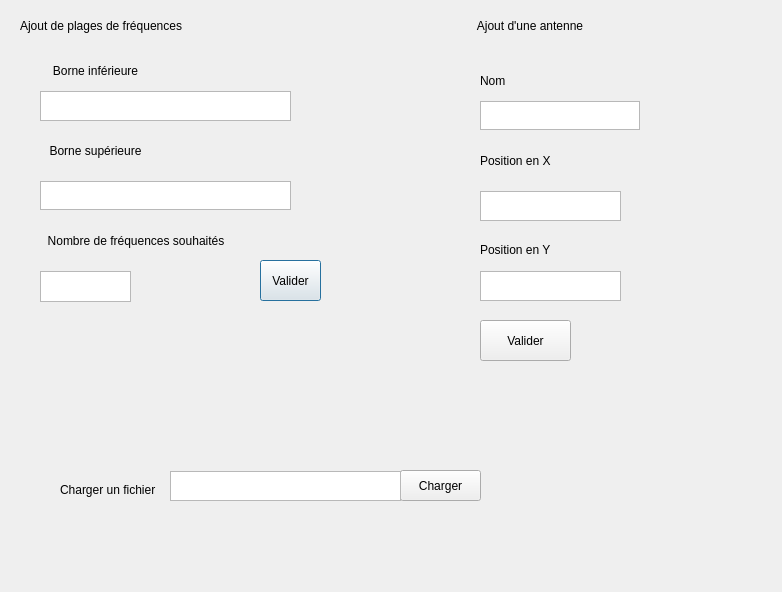
<?xml version="1.0" encoding="UTF-8"?>
<ui version="4.0">
 <class>AjoutFre</class>
 <widget class="QDialog" name="AjoutFre">
  <property name="geometry">
   <rect>
    <x>0</x>
    <y>0</y>
    <width>782</width>
    <height>592</height>
   </rect>
  </property>
  <property name="windowTitle">
   <string>Dialog</string>
  </property>
  <widget class="QWidget" name="verticalLayoutWidget">
   <property name="geometry">
    <rect>
     <x>20</x>
     <y>10</y>
     <width>204</width>
     <height>31</height>
    </rect>
   </property>
   <layout class="QVBoxLayout" name="verticalLayout">
    <item>
     <widget class="QLabel" name="label">
      <property name="text">
       <string>Ajout de plages de fréquences</string>
      </property>
     </widget>
    </item>
   </layout>
  </widget>
  <widget class="QWidget" name="verticalLayoutWidget_2">
   <property name="geometry">
    <rect>
     <x>40</x>
     <y>60</y>
     <width>111</width>
     <height>22</height>
    </rect>
   </property>
   <layout class="QVBoxLayout" name="verticalLayout_2">
    <item>
     <widget class="QLabel" name="label_2">
      <property name="text">
       <string>Borne inférieure</string>
      </property>
      <property name="alignment">
       <set>Qt::AlignCenter</set>
      </property>
     </widget>
    </item>
   </layout>
  </widget>
  <widget class="QWidget" name="verticalLayoutWidget_3">
   <property name="geometry">
    <rect>
     <x>40</x>
     <y>90</y>
     <width>251</width>
     <height>33</height>
    </rect>
   </property>
   <layout class="QVBoxLayout" name="verticalLayout_3">
    <property name="spacing">
     <number>3</number>
    </property>
    <item>
     <widget class="QTextEdit" name="plage1">
      <property name="maximumSize">
       <size>
        <width>16777215</width>
        <height>30</height>
       </size>
      </property>
      <property name="styleSheet">
       <string notr="true">QTextEdit::indicator{
	width:90px;
	height: 50px;

}</string>
      </property>
     </widget>
    </item>
   </layout>
  </widget>
  <widget class="QWidget" name="verticalLayoutWidget_4">
   <property name="geometry">
    <rect>
     <x>40</x>
     <y>140</y>
     <width>111</width>
     <height>22</height>
    </rect>
   </property>
   <layout class="QVBoxLayout" name="verticalLayout_4">
    <item>
     <widget class="QLabel" name="label_3">
      <property name="text">
       <string>Borne supérieure</string>
      </property>
      <property name="alignment">
       <set>Qt::AlignCenter</set>
      </property>
     </widget>
    </item>
   </layout>
  </widget>
  <widget class="QWidget" name="verticalLayoutWidget_5">
   <property name="geometry">
    <rect>
     <x>40</x>
     <y>180</y>
     <width>251</width>
     <height>32</height>
    </rect>
   </property>
   <layout class="QVBoxLayout" name="verticalLayout_5">
    <property name="spacing">
     <number>3</number>
    </property>
    <item>
     <widget class="QTextEdit" name="plage2">
      <property name="maximumSize">
       <size>
        <width>16777215</width>
        <height>29</height>
       </size>
      </property>
      <property name="styleSheet">
       <string notr="true">QTextEdit::indicator{
	width:90px;
	height: 50px;

}</string>
      </property>
     </widget>
    </item>
   </layout>
  </widget>
  <widget class="QPushButton" name="submitPlages">
   <property name="geometry">
    <rect>
     <x>260</x>
     <y>260</y>
     <width>61</width>
     <height>41</height>
    </rect>
   </property>
   <property name="text">
    <string>Valider</string>
   </property>
  </widget>
  <widget class="QWidget" name="verticalLayoutWidget_6">
   <property name="geometry">
    <rect>
     <x>40</x>
     <y>230</y>
     <width>192</width>
     <height>22</height>
    </rect>
   </property>
   <layout class="QVBoxLayout" name="verticalLayout_6">
    <item>
     <widget class="QLabel" name="label_4">
      <property name="text">
       <string>Nombre de fréquences souhaités</string>
      </property>
      <property name="alignment">
       <set>Qt::AlignCenter</set>
      </property>
     </widget>
    </item>
   </layout>
  </widget>
  <widget class="QWidget" name="verticalLayoutWidget_7">
   <property name="geometry">
    <rect>
     <x>40</x>
     <y>270</y>
     <width>91</width>
     <height>33</height>
    </rect>
   </property>
   <layout class="QVBoxLayout" name="verticalLayout_7">
    <property name="spacing">
     <number>3</number>
    </property>
    <item>
     <widget class="QTextEdit" name="nb_plages">
      <property name="maximumSize">
       <size>
        <width>16777215</width>
        <height>31</height>
       </size>
      </property>
      <property name="styleSheet">
       <string notr="true">QTextEdit::indicator{
	width:90px;
	height: 50px;

}</string>
      </property>
     </widget>
    </item>
   </layout>
  </widget>
  <widget class="QWidget" name="verticalLayoutWidget_11">
   <property name="geometry">
    <rect>
     <x>450</x>
     <y>10</y>
     <width>160</width>
     <height>31</height>
    </rect>
   </property>
   <layout class="QVBoxLayout" name="verticalLayout_11">
    <item>
     <widget class="QLabel" name="label_7">
      <property name="text">
       <string>Ajout d'une antenne</string>
      </property>
      <property name="alignment">
       <set>Qt::AlignCenter</set>
      </property>
     </widget>
    </item>
   </layout>
  </widget>
  <widget class="QWidget" name="verticalLayoutWidget_12">
   <property name="geometry">
    <rect>
     <x>480</x>
     <y>70</y>
     <width>101</width>
     <height>22</height>
    </rect>
   </property>
   <layout class="QVBoxLayout" name="verticalLayout_12">
    <item>
     <widget class="QLabel" name="label_8">
      <property name="text">
       <string>Nom</string>
      </property>
     </widget>
    </item>
   </layout>
  </widget>
  <widget class="QWidget" name="verticalLayoutWidget_13">
   <property name="geometry">
    <rect>
     <x>480</x>
     <y>100</y>
     <width>160</width>
     <height>32</height>
    </rect>
   </property>
   <layout class="QVBoxLayout" name="verticalLayout_13">
    <item>
     <widget class="QTextEdit" name="Name_Ant">
      <property name="maximumSize">
       <size>
        <width>16777215</width>
        <height>29</height>
       </size>
      </property>
     </widget>
    </item>
   </layout>
  </widget>
  <widget class="QWidget" name="verticalLayoutWidget_14">
   <property name="geometry">
    <rect>
     <x>480</x>
     <y>150</y>
     <width>101</width>
     <height>22</height>
    </rect>
   </property>
   <layout class="QVBoxLayout" name="verticalLayout_14">
    <item>
     <widget class="QLabel" name="label_9">
      <property name="text">
       <string>Position en X</string>
      </property>
     </widget>
    </item>
   </layout>
  </widget>
  <widget class="QWidget" name="verticalLayoutWidget_15">
   <property name="geometry">
    <rect>
     <x>480</x>
     <y>190</y>
     <width>141</width>
     <height>32</height>
    </rect>
   </property>
   <layout class="QVBoxLayout" name="verticalLayout_15">
    <item>
     <widget class="QTextEdit" name="Pos_AntX">
      <property name="maximumSize">
       <size>
        <width>16777215</width>
        <height>30</height>
       </size>
      </property>
     </widget>
    </item>
   </layout>
  </widget>
  <widget class="QLabel" name="label_10">
   <property name="geometry">
    <rect>
     <x>480</x>
     <y>240</y>
     <width>99</width>
     <height>20</height>
    </rect>
   </property>
   <property name="text">
    <string>Position en Y</string>
   </property>
  </widget>
  <widget class="QWidget" name="verticalLayoutWidget_16">
   <property name="geometry">
    <rect>
     <x>480</x>
     <y>270</y>
     <width>141</width>
     <height>32</height>
    </rect>
   </property>
   <layout class="QVBoxLayout" name="verticalLayout_16">
    <item>
     <widget class="QTextEdit" name="Pos_AntY">
      <property name="maximumSize">
       <size>
        <width>16777215</width>
        <height>30</height>
       </size>
      </property>
     </widget>
    </item>
   </layout>
  </widget>
  <widget class="QPushButton" name="BtnValAnt">
   <property name="geometry">
    <rect>
     <x>480</x>
     <y>320</y>
     <width>91</width>
     <height>41</height>
    </rect>
   </property>
   <property name="text">
    <string>Valider</string>
   </property>
  </widget>
  <widget class="QLabel" name="label_11">
   <property name="geometry">
    <rect>
     <x>60</x>
     <y>480</y>
     <width>111</width>
     <height>20</height>
    </rect>
   </property>
   <property name="text">
    <string>Charger un fichier</string>
   </property>
  </widget>
  <widget class="QPushButton" name="BtnLoadFichier">
   <property name="geometry">
    <rect>
     <x>400</x>
     <y>470</y>
     <width>81</width>
     <height>31</height>
    </rect>
   </property>
   <property name="text">
    <string>Charger</string>
   </property>
  </widget>
  <widget class="QWidget" name="verticalLayoutWidget_17">
   <property name="geometry">
    <rect>
     <x>170</x>
     <y>470</y>
     <width>231</width>
     <height>32</height>
    </rect>
   </property>
   <layout class="QVBoxLayout" name="verticalLayout_17">
    <item>
     <widget class="QTextEdit" name="NomFichier">
      <property name="maximumSize">
       <size>
        <width>16777215</width>
        <height>30</height>
       </size>
      </property>
     </widget>
    </item>
   </layout>
  </widget>
 </widget>
 <resources/>
 <connections/>
</ui>
